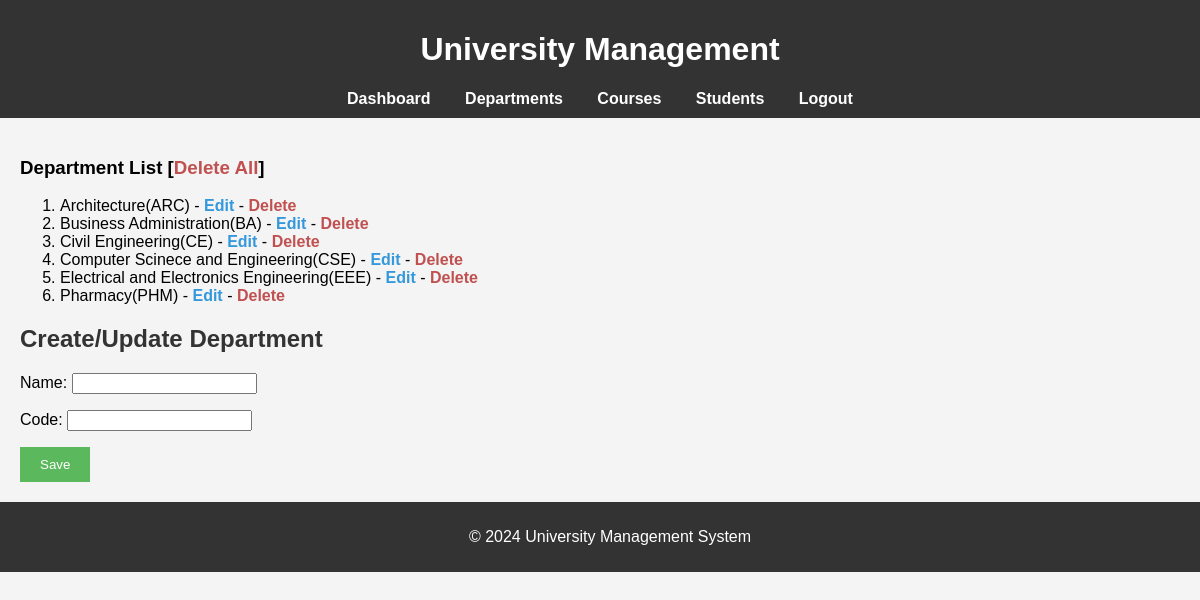
The app's page /departments/ (signed in) with its own data.
### university/models.py (models this page shows, shortened)
class Departments(models.Model):
    name = models.CharField(max_length=50)
    code = models.CharField(max_length=5)
    class Meta:
        ordering = ["name"]

### university/views.py (the view)
# urls.py: path("departments/", views.create_department, name="create_department"),
@login_required(login_url="login")
def create_department(request):
    if request.method == "POST":
        form = DepartmentForm(request.POST)
        if form.is_valid():
            form.save()
            return redirect("create_department")
    form = DepartmentForm()
    return render(request, "departments.html", {"form": form})

### university/forms.py
class DepartmentForm(forms.ModelForm):
    class Meta:
        model = Departments
        fields = "__all__"

### people/context_processor.py (called while the page is built)
def people_processor(request):
    students = Students.objects.all()
    teachers = Teachers.objects.all()
    return {
        "students" : students,
        "teachers" : teachers
    }

### university/context_processor.py (called while the page is built)
def university_processor(request):
    departments = Departments.objects.all()
    courses = Courses.objects.all()
    return {
        "departments" : departments,
        "courses" : courses,
    }

### templates/departments.html (shortened to what this page needs)
{% extends 'base.html' %}
{% block content %}
    <h3>Department List <span>[<a id="delete" href="{% url 'delete_all_departments' %}">Delete All</a>]</span></h3>
    <ol>
        {% for department in departments %}
            <li>{{ department.name }}({{ department.code }}) - <a href="{% url 'edit_department' department.id %}">Edit</a> - <a href="{% url 'delete_department' department.id %}" id="delete">Delete</a></li>
        {% endfor %}
    </ol>
<h2>Create/Update Department</h2>
<form method="POST">
    {{ form.as_p }}
    <button type="submit">Save</button>
</form>
{% endblock %}

### static/css/styles.css (style rules this page uses)
body { font-family: Arial, sans-serif; margin: 0; padding: 0; background-color: #f4f4f4; }
h2 { color: #333; }
button { background-color: #5cb85c; color: white; border: none; padding: 10px 20px; cursor: pointer; }
a { text-decoration: none; color: #3498db; font-weight: bold; transition: color 0.3s ease; }
#delete { color : #c15050; }

### records on screen
Departments: name "Architecture", code "ARC"
Departments: name "Business Administration", code "BA"
Departments: name "Civil Engineering", code "CE"
Departments: name "Computer Scinece and Engineering", code "CSE"
Departments: name "Electrical and Electronics Engineering", code "EEE"
Departments: name "Pharmacy", code "PHM"
